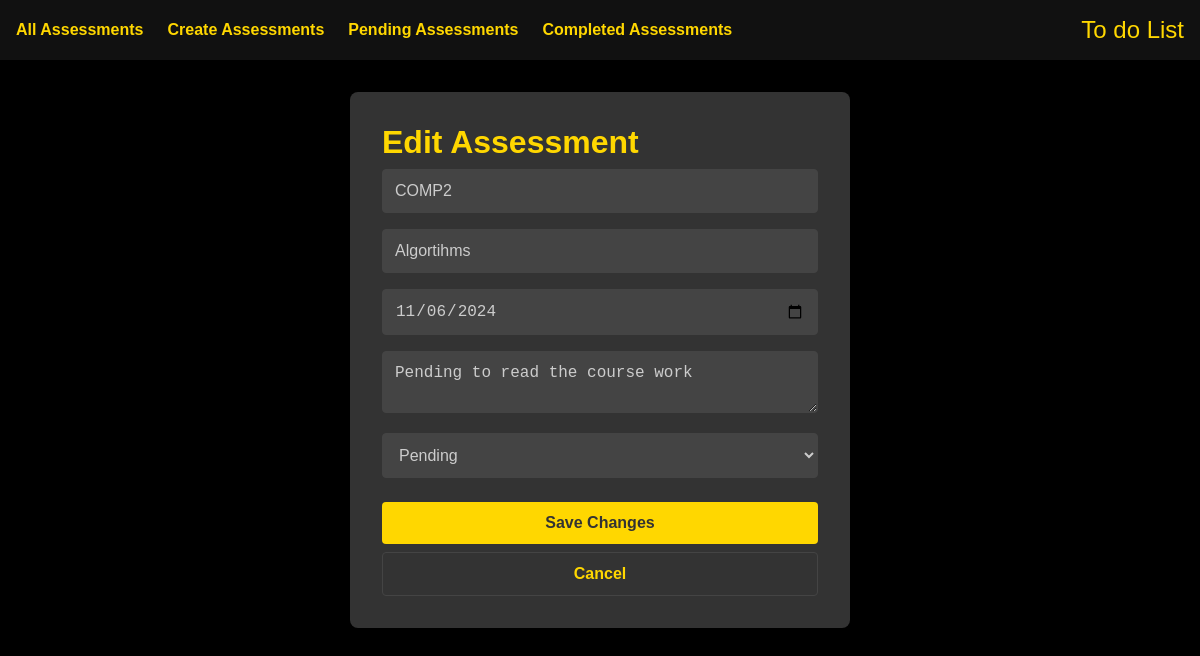
Screenshot of /edit_assessment/2 with the database file from the repository.
### app/models.py (models this page shows, shortened)
class Assessment(db.Model):
    id = db.Column(db.Integer, primary_key=True)
    title = db.Column(db.String(100), nullable=False)
    module_code = db.Column(db.String(20), nullable=False)
    deadline = db.Column(db.DateTime, nullable=False)  # Ensure this is defined
    description = db.Column(db.Text, nullable=True)
    status = db.Column(db.String(10), nullable=False)

### app/routes.py (the view, shortened to what this page needs)
@main.route('/edit_assessment/<int:assessment_id>', methods=['GET', 'POST'])
def edit_assessment(assessment_id):
    assessment = Assessment.query.get_or_404(assessment_id)
    return render_template('edit_assessment.html', assessment=assessment)

### app/templates/edit_assessment.html (shortened to what this page needs)
{% extends 'base.html' %}
{% block content %}
<div class="form-container">
    <h1>Edit Assessment</h1>
    <form method="POST" action="{{ url_for('main.edit_assessment', assessment_id=assessment.id) }}">
        <input type="text" name="module_code" placeholder="Module Code" class="form-input" value="{{ assessment.module_code }}" required>
        <input type="text" name="title" placeholder="Title" class="form-input" value="{{ assessment.title }}" required>
        <input type="date" name="deadline" placeholder="Deadline" class="form-input" value="{{ assessment.deadline.strftime('%Y-%m-%d') }}" required>
        <textarea name="description" placeholder="Description" class="form-input">{{ assessment.description }}</textarea>
        <select name="status" class="form-input">
            <option value="pending" {% if assessment.status == 'pending' %}selected{% endif %}>Pending</option>
        </select>
        <button type="submit" class="form-button">Save Changes</button>
        <a href="{{ url_for('main.home') }}" class="form-button cancel-button">Cancel</a>
    </form>
</div>
{% endblock %}

### app/static/css/styles.css (style rules this page uses)
.form-container { max-width: 500px; margin: 2rem auto; padding: 2rem; background-color: #333; color: #ffd700; border-radius: 8px; box-shadow: 0 4px 8px rgba(0, 0, 0, 0.3); }
.form-input { width: 100%; padding: 0.75rem; margin: 0.5rem 0; border: 1px solid #444; border-radius: 4px; background-color: #444; color: #ccc; font-size: 1rem; }
.form-input::placeholder { color: #ccc; }
.form-button { width: 100%; padding: 0.75rem; margin-top: 1rem; background-color: #ffd700; color: #333; border: none; border-radius: 4px; font-weight: bold; font-size: 1rem; cursor: pointer; transition: background-color 0.3s ease; }
.cancel-button { display: inline-block; text-align: center; width: 100%; margin-top: 0.5rem; padding: 0.75rem; background-color: #333; color: #ffd700; border: 1px solid #444; border-radius: 4px; font-weight: bold; font-size: 1rem; cursor: pointer; text-decoration: none; transition: background-color 0.3s ease; }

### app/static/css/navbar.css (style rules this page uses)
* { margin: 0; padding: 0; box-sizing: border-box; }
body { background-color: #000; color: #ffd700; font-family: Arial, sans-serif; }

### rows the page displays
Assessment: module_code "COMP2", title "Algortihms", deadline "11/06/2024", description "Pending to read the course work", status "Pending"
